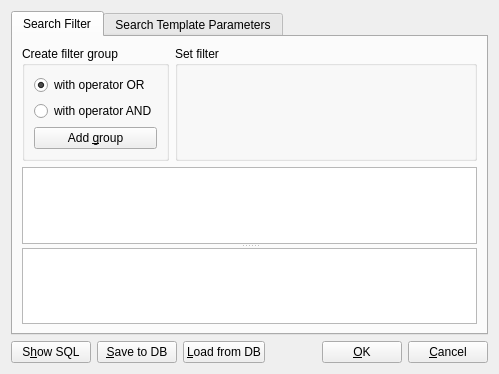
<?xml version="1.0" encoding="UTF-8"?>
<ui version="4.0">
 <class>kkssearch_template_form</class>
 <widget class="QWidget" name="kkssearch_template_form">
  <property name="geometry">
   <rect>
    <x>0</x>
    <y>0</y>
    <width>499</width>
    <height>374</height>
   </rect>
  </property>
  <property name="windowTitle">
   <string>Search template editor</string>
  </property>
  <layout class="QGridLayout" name="gridSearchTemplateLay">
   <item row="1" column="0">
    <layout class="QHBoxLayout" name="hButtonLayout">
     <item>
      <widget class="QPushButton" name="pbShowSQL">
       <property name="text">
        <string>S&amp;how SQL</string>
       </property>
      </widget>
     </item>
     <item>
      <widget class="QPushButton" name="pbSaveToDb">
       <property name="text">
        <string>&amp;Save to DB</string>
       </property>
      </widget>
     </item>
     <item>
      <widget class="QPushButton" name="pbLoadFromDb">
       <property name="text">
        <string>&amp;Load from DB</string>
       </property>
      </widget>
     </item>
     <item>
      <spacer name="horizontalSpacer">
       <property name="orientation">
        <enum>Qt::Horizontal</enum>
       </property>
       <property name="sizeHint" stdset="0">
        <size>
         <width>391</width>
         <height>20</height>
        </size>
       </property>
      </spacer>
     </item>
     <item>
      <widget class="QPushButton" name="pbOK">
       <property name="text">
        <string>&amp;OK</string>
       </property>
      </widget>
     </item>
     <item>
      <widget class="QPushButton" name="pbCancel">
       <property name="text">
        <string>&amp;Cancel</string>
       </property>
      </widget>
     </item>
    </layout>
   </item>
   <item row="0" column="0">
    <widget class="QTabWidget" name="tabSearchWidget">
     <property name="currentIndex">
      <number>0</number>
     </property>
     <widget class="QWidget" name="tabFilter">
      <attribute name="title">
       <string>Search Filter</string>
      </attribute>
      <layout class="QGridLayout" name="gridFilterLay">
       <item row="0" column="0">
        <widget class="QGroupBox" name="gbAddGroup">
         <property name="sizePolicy">
          <sizepolicy hsizetype="Fixed" vsizetype="Preferred">
           <horstretch>0</horstretch>
           <verstretch>0</verstretch>
          </sizepolicy>
         </property>
         <property name="title">
          <string>Create filter group</string>
         </property>
         <layout class="QGridLayout" name="gridGroupLay">
          <item row="0" column="0">
           <widget class="QRadioButton" name="rbOR">
            <property name="text">
             <string>with operator OR</string>
            </property>
            <property name="checked">
             <bool>true</bool>
            </property>
           </widget>
          </item>
          <item row="1" column="0">
           <widget class="QRadioButton" name="rbAND">
            <property name="text">
             <string>with operator AND</string>
            </property>
           </widget>
          </item>
          <item row="2" column="0">
           <widget class="QPushButton" name="pbAddGroup">
            <property name="text">
             <string>Add &amp;group</string>
            </property>
           </widget>
          </item>
          <item row="3" column="0">
           <spacer name="verticalSpacer">
            <property name="orientation">
             <enum>Qt::Vertical</enum>
            </property>
            <property name="sizeHint" stdset="0">
             <size>
              <width>20</width>
              <height>40</height>
             </size>
            </property>
           </spacer>
          </item>
         </layout>
        </widget>
       </item>
       <item row="0" column="1">
        <widget class="QGroupBox" name="gbFilter">
         <property name="title">
          <string>Set filter</string>
         </property>
        </widget>
       </item>
       <item row="1" column="0" colspan="2">
        <widget class="QSplitter" name="splitter">
         <property name="orientation">
          <enum>Qt::Vertical</enum>
         </property>
         <widget class="QTreeView" name="twFilters"/>
         <widget class="QTextEdit" name="teSQLView">
          <property name="sizePolicy">
           <sizepolicy hsizetype="Preferred" vsizetype="Preferred">
            <horstretch>0</horstretch>
            <verstretch>0</verstretch>
           </sizepolicy>
          </property>
          <property name="readOnly">
           <bool>true</bool>
          </property>
         </widget>
        </widget>
       </item>
      </layout>
     </widget>
     <widget class="QWidget" name="tabSearchTemplate">
      <attribute name="title">
       <string>Search Template Parameters</string>
      </attribute>
      <layout class="QGridLayout" name="gridLayout_2">
       <item row="0" column="0">
        <layout class="QGridLayout" name="gridLayout">
         <item row="0" column="0">
          <widget class="QLabel" name="lSearchTemplateName">
           <property name="text">
            <string>&lt;html&gt;&lt;head/&gt;&lt;body&gt;&lt;p&gt;Search template name :&lt;/p&gt;&lt;/body&gt;&lt;/html&gt;</string>
           </property>
           <property name="alignment">
            <set>Qt::AlignRight|Qt::AlignTrailing|Qt::AlignVCenter</set>
           </property>
          </widget>
         </item>
         <item row="0" column="1">
          <widget class="QLineEdit" name="lESearchTemplateName"/>
         </item>
         <item row="1" column="0">
          <widget class="QLabel" name="lSearchTemplateType">
           <property name="text">
            <string>&lt;html&gt;&lt;head/&gt;&lt;body&gt;&lt;p&gt;Search template type :&lt;/p&gt;&lt;/body&gt;&lt;/html&gt;</string>
           </property>
           <property name="alignment">
            <set>Qt::AlignRight|Qt::AlignTop|Qt::AlignTrailing</set>
           </property>
          </widget>
         </item>
         <item row="1" column="1">
          <widget class="QTreeView" name="tvSearchTemplateTypes"/>
         </item>
         <item row="2" column="0">
          <widget class="QLabel" name="lSearchTemplateCategory">
           <property name="text">
            <string>Search template category :</string>
           </property>
           <property name="alignment">
            <set>Qt::AlignRight|Qt::AlignTop|Qt::AlignTrailing</set>
           </property>
          </widget>
         </item>
         <item row="2" column="1">
          <widget class="QTreeView" name="tvSearchTemplateCategory"/>
         </item>
         <item row="3" column="0">
          <widget class="QLabel" name="lDescription">
           <property name="text">
            <string>&lt;html&gt;&lt;head/&gt;&lt;body&gt;&lt;p&gt;Description :&lt;/p&gt;&lt;/body&gt;&lt;/html&gt;</string>
           </property>
           <property name="alignment">
            <set>Qt::AlignRight|Qt::AlignTop|Qt::AlignTrailing</set>
           </property>
          </widget>
         </item>
         <item row="3" column="1">
          <widget class="QTextEdit" name="tEDesc"/>
         </item>
        </layout>
       </item>
      </layout>
     </widget>
    </widget>
   </item>
  </layout>
 </widget>
 <resources/>
 <connections/>
</ui>
